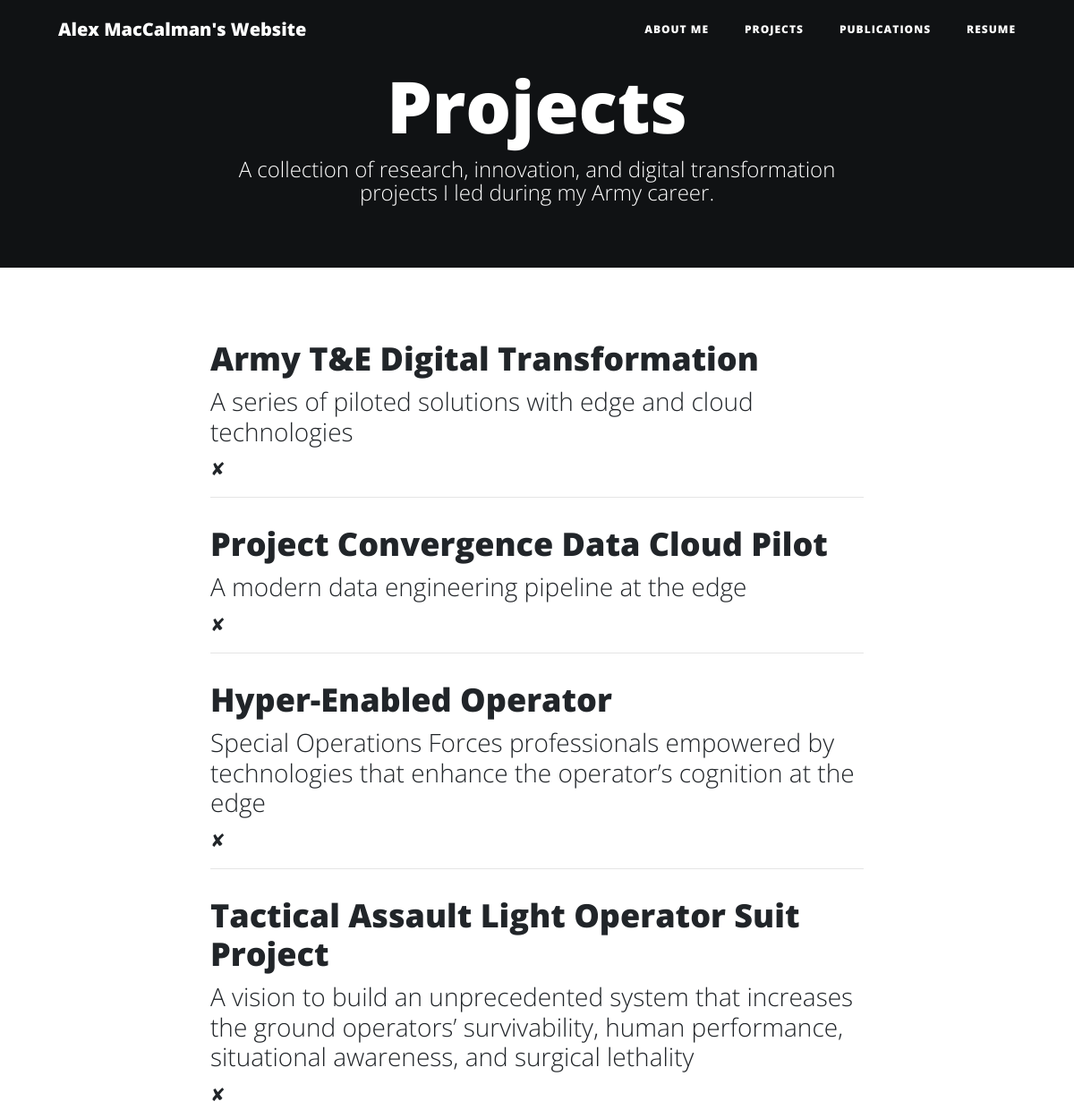
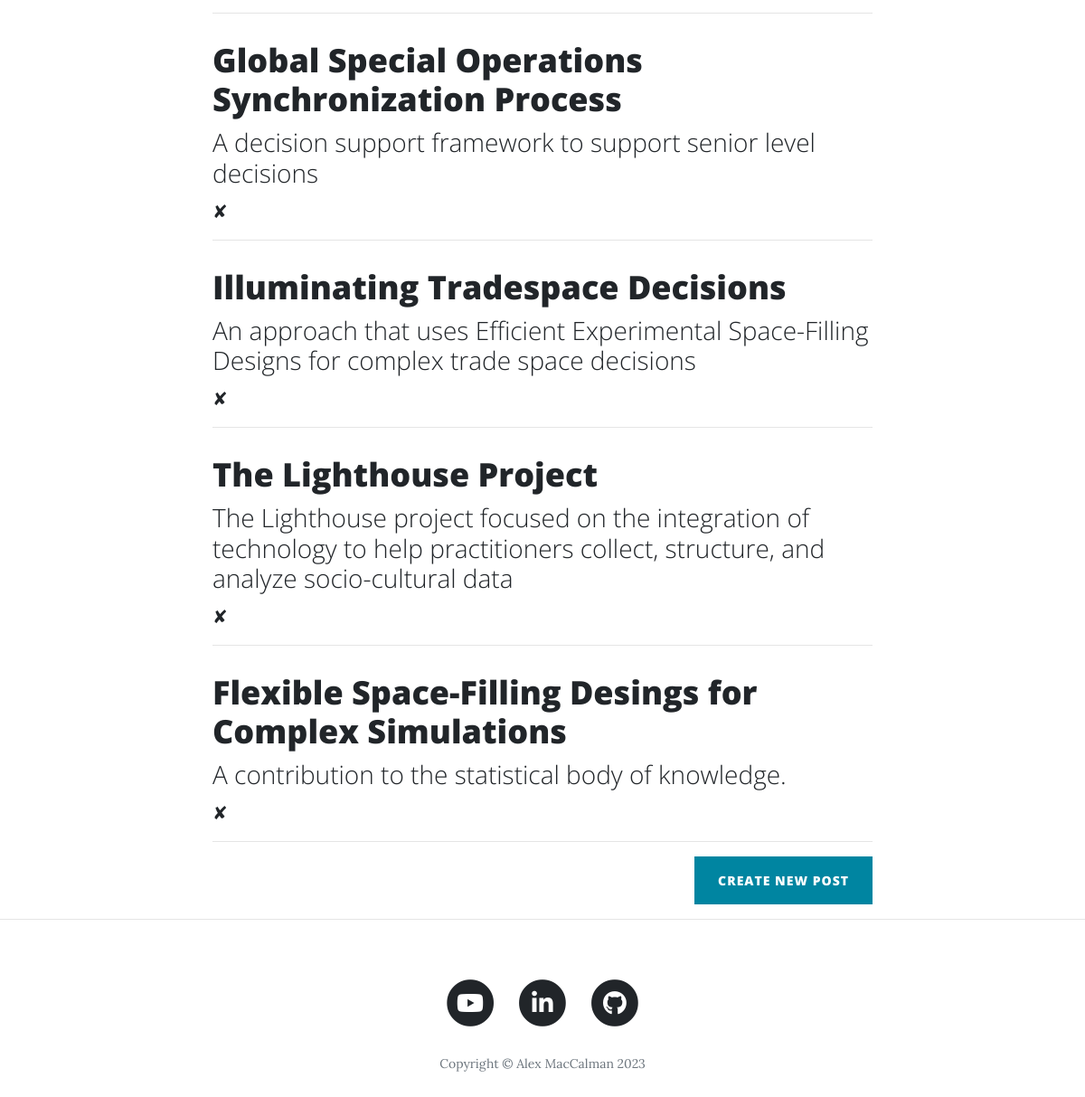
The page /projects (signed in) on the database its author committed (2 pictures, top to bottom).
### __init__.py (models this page shows)
class BlogPost(db.Model):
    __tablename__ = "blog_posts"
    id = db.Column(db.Integer, primary_key=True)
    author = db.Column(db.String(250), nullable=False)
    title = db.Column(db.String(250), unique=True, nullable=False)
    subtitle = db.Column(db.String(500), nullable=False)
    date = db.Column(db.String(250), nullable=False)
    body = db.Column(db.Text, nullable=False)
    img_url = db.Column(db.String(250), nullable=True)

### __init__.py (the view)
@app.route("/projects")
def projects():
    posts = BlogPost.query.all()
    return render_template("projects.html", all_posts=posts, logged_in=current_user.is_authenticated)

### __init__.py (called while the page is built)
@login_manager.user_loader
def load_user(user_id):
    return User.query.get(int(user_id))

### templates/projects.html
{% include "header.html" %}
  <header class="masthead" style="background-color:black">
    <div class="overlay"></div>
    <div class="container">
      <div class="row">
        <div class="col-lg-8 col-md-10 mx-auto">
          <div class="site-heading">
            <h1>Projects</h1>
            <span class="subheading">A collection of research, innovation, and digital transformation projects I led during my Army career.</span>
          </div>
        </div>
      </div>
    </div>
  </header>
  <div class="container">
    <div class="row">
      <div class="col-lg-8 col-md-10 mx-auto">
        {% for post in all_posts %}
        <div class="post-preview">
          <a href="{{ url_for('show_post', post_id=post.id) }}">
            <h2 class="post-title">
              {{post.title}}
            </h2>
            <h3 class="post-subtitle">
              {{post.subtitle}}
            </h3>
          </a>
            {% if current_user.id == 1: %}
            <a href="{{url_for('delete_post', post_id=post.id) }}">✘</a>
            {% endif %}
        </div>
        <hr>
        {% endfor %}
        {% if current_user.id == 1: %}
        <div class="clearfix">
          <a class="btn btn-primary float-right" href="{{url_for('add_new_post')}}">Create New Post</a>
        </div>
        {% endif %}
      </div>
    </div>
  </div>
  <hr>
{% include "footer.html" %}

### rows shown on the page
BlogPost: title "Army T&E Digital Transformation", subtitle "A series of piloted solutions with edge and cloud technologies"
BlogPost: title "Project Convergence Data Cloud Pilot", subtitle "A modern data engineering pipeline at the edge"
BlogPost: title "Hyper-Enabled Operator", subtitle "Special Operations Forces professionals empowered by technologies that enhance the operator’s cognition at the edge"
BlogPost: title "Tactical Assault Light Operator Suit Project", subtitle "A vision to build an unprecedented system that increases the ground operators’ survivability, human performance, situational awareness, and surgical lethality"
BlogPost: title "Global Special Operations Synchronization Process", subtitle "A decision support framework to support senior level decisions"
BlogPost: title "Illuminating Tradespace Decisions", subtitle "An approach that uses Efficient Experimental Space-Filling Designs for complex trade space decisions"
BlogPost: title "The Lighthouse Project", subtitle "The Lighthouse project focused on the integration of technology to help practitioners collect, structure, and analyze socio-cultural data"
BlogPost: title "Flexible Space-Filling Desings for Complex Simulations", subtitle "A contribution to the statistical body of knowledge."
